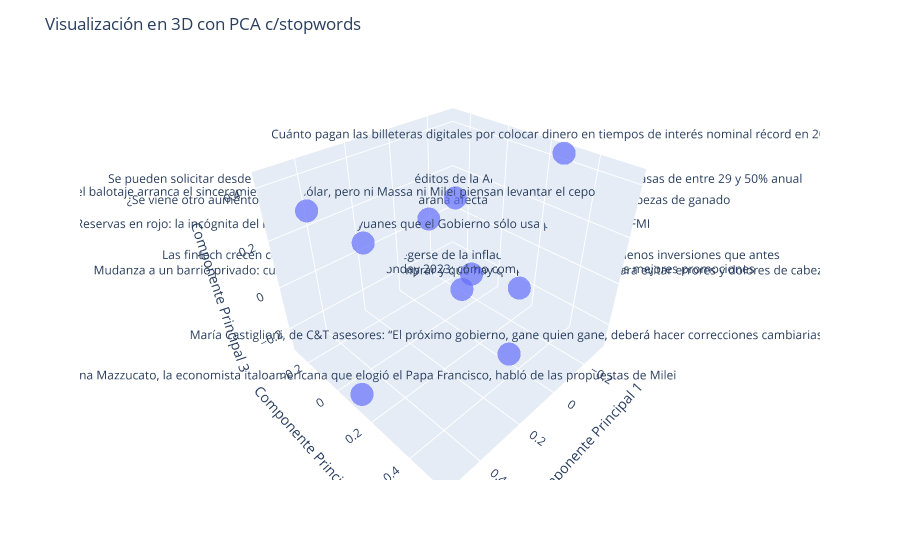

Notebook code for this chart:
### Code cell
pca_3d(title_no_filtrado, "Visualización en 3D con PCA c/stopwords")

### Figure 1 — Plotly figure (JSON) as saved in the notebook; plotly's stock layout.template omitted (floating-point values rounded to 4 significant figures)
{"data": [{"hovertemplate": "x=%{x}<br>y=%{y}<br>z=%{z}<br>word=%{text}<extra></extra>", "legendgroup": "", "marker": {"color": "#636efa", "opacity": 0.7, "symbol": "circle"}, "mode": "markers+text", "name": "", "scene": "scene", "showlegend": false, "text": ["Cuánto pagan las billeteras digitales por colocar dinero en tiempos de interés nominal récord en 20 años", "Después del balotaje arranca el sinceramiento del dólar, pero ni Massa ni Milei piensan levantar el cepo", "Reservas en rojo: la incógnita del mercado por los yuanes que el Gobierno sólo usa para pagarle al FMI", "¿Se viene otro aumento de la carne?: la crecida del Paraná afecta a más de 5 millones de cabezas de ganado", "Mariana Mazzucato, la economista italoamericana que elogió el Papa Francisco, habló de las propuestas de Milei", "Comienza CyberMonday 2023: cómo comprar y cuáles son las mejores promociones", "Mudanza a un barrio privado: cuáles casas conviene comprar y qué hay que tener en cuenta para evitar errores y dolores de cabeza", "María Castiglioni, de C&T asesores: “El próximo gobierno, gane quien gane, deberá hacer correcciones cambiarias”", "Se pueden solicitar desde este lunes: cómo pedir los créditos de la Anses de hasta $1 millón a tasas de entre 29 y 50% anual", "Las fintech crecen con productos para protegerse de la inflación, aunque reciben menos inversiones que antes"], "type": "scatter3d", "x": [-0.3185, 0.4056, 0.1949, -0.1325, 0.5264, -0.3197, -0.1881, 0.2636, -0.2073, -0.2244], "y": [0.274, -0.2747, -0.2655, -0.2356, 0.1166, 0.1399, -0.08441, 0.5395, -0.1491, -0.06059], "z": [0.4332, 0.2727, 0.0507, 0.04045, -0.2587, -0.2332, -0.2905, 0.04923, 0.1462, -0.2101]}], "layout": {"legend": {"tracegroupgap": 0}, "margin": {"t": 60}, "scene": {"domain": {"x": [0, 1], "y": [0, 1]}, "xaxis": {"title": {"text": "Componente Principal 1"}}, "yaxis": {"title": {"text": "Componente Principal 2"}}, "zaxis": {"title": {"text": "Componente Principal 3"}}}, "title": {"text": "Visualización en 3D con PCA c/stopwords"}}}
